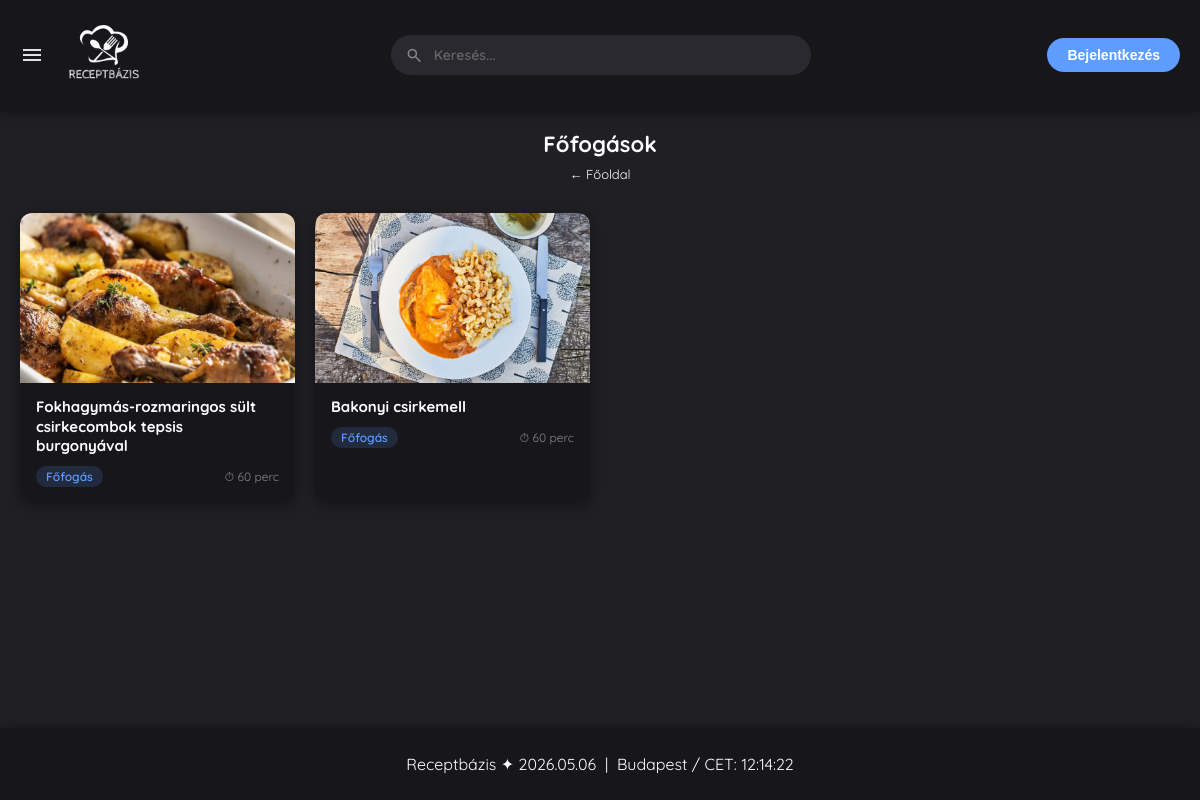
Page /home.php?kategoria=Főfogás on the committed database.
### tables this page shows
CREATE TABLE `receptek` (
  `id` int(11) NOT NULL,
  `felhasznalo_id` int(11) NOT NULL,
  `cim` varchar(150) NOT NULL,
  `leiras` text NOT NULL,
  `hozzavalok` text NOT NULL,
  `elkeszitesi_ido` int(11) DEFAULT NULL,
  `letrehozva` timestamp NOT NULL DEFAULT current_timestamp(),
  `kategoria` varchar(50) NOT NULL,
  `indexkep` varchar(255) DEFAULT NULL,
  `receptkep` varchar(255) DEFAULT NULL,
  `youtube_link` varchar(255) DEFAULT NULL
);

### home.php (the view, shortened to what this page needs)
<!DOCTYPE html>
<html lang="hu">
<head>
    <link rel="stylesheet" href="style.css">
</head>
<body>
<?php include 'header.php'; ?>
<?php include 'footer.php'; ?>
<?php include 'adatkapcsolat.php'; ?>
<?php
$kategoria = trim($_GET['kategoria'] ?? '');
if ($kategoria) {
    $stmt = $conn->prepare("SELECT id, cim, kategoria, elkeszitesi_ido, indexkep FROM receptek WHERE kategoria = ? ORDER BY letrehozva DESC");
    $stmt->bind_param("s", $kategoria);
    $stmt->execute();
    $receptek = $stmt->get_result()->fetch_all(MYSQLI_ASSOC);
} else {
    $eredmeny = $conn->query("SELECT id, cim, kategoria, elkeszitesi_ido, indexkep FROM receptek ORDER BY RAND() LIMIT 8");
    $receptek = $eredmeny->fetch_all(MYSQLI_ASSOC);
}
$kategoriaFeliratok = [
    'Reggeli'  => 'Reggelik',
    'Leves'    => 'Levesek',
    'Főfogás'  => 'Főfogások',
    'Saláta'   => 'Saláták / Vegán',
    'Desszert' => 'Desszertek',
    'Ital'     => 'Italok',
];
$oldalCim = $kategoria ? ($kategoriaFeliratok[$kategoria] ?? $kategoria) : 'Ajánlásaink';
?>
<div class="receptek-szekció">
    <div class="szekció-fejléc">
        <h2><?= htmlspecialchars($oldalCim) ?></h2>
        <?php if ($kategoria): ?>
            <a href="home.php" style="font-size:13px; color:#fff; text-decoration:none;">← Főoldal</a>
        <?php endif; ?>
    </div>
    <?php if (count($receptek) > 0): ?>
        <div class="recept-racs">
            <?php foreach ($receptek as $r): ?>
                <a href="recept.php?id=<?= $r['id'] ?>" class="recept-kartya">
                    <?php if (!empty($r['indexkep']) && file_exists($r['indexkep'])): ?>
                        <img src="<?= htmlspecialchars($r['indexkep']) ?>"
                             alt="<?= htmlspecialchars($r['cim']) ?>"
                             class="recept-boritokep">
                    <?php else: ?>
                        <div class="kep-helyettesito">🍴</div>
                    <?php endif; ?>
                    <div class="kartya-adatok">
                        <p class="kartya-cim"><?= htmlspecialchars($r['cim']) ?></p>
                        <div class="kartya-meta">
                            <span class="kat-jelveny"><?= htmlspecialchars($r['kategoria']) ?></span>
                            <?php if (!empty($r['elkeszitesi_ido'])): ?>
                                <span class="ido-szoveg">⏱ <?= $r['elkeszitesi_ido'] ?> perc</span>
                            <?php endif; ?>
                        </div>
                    </div>
                </a>
            <?php endforeach; ?>
        </div>
    <?php endif; ?>
</div>
<video autoplay muted loop id="videohatter">
    <source src="img/hatter.mp4" type="video/mp4">
</video>
</body>
</html>

### style.css (style rules this page uses)
body, html { margin: 0; padding: 0; width: 100%; height: 100%; overflow-x: hidden; font-family: 'Quicksand', sans-serif; }
#videohatter { position: fixed; right: 0; bottom: 0; min-width: 100%; min-height: 100%; z-index: -1; object-fit: cover; }
body.sotettema { background-color: #201F24; color: #ffffff; }

### home.php (style rules this page uses)
.receptek-szekció { max-width: 1200px; margin: 130px auto 80px auto; padding: 0 20px; }
.szekció-fejléc { text-align: center; margin-bottom: 30px; }
.szekció-fejléc h2 { font-size: 22px; font-weight: 700; margin: 0 0 5px 0; }
.recept-racs { display: grid; grid-template-columns: repeat(auto-fill, minmax(250px, 1fr)); gap: 20px; }
.recept-kartya { border-radius: 12px; overflow: hidden; text-decoration: none; display: flex; flex-direction: column; transition: transform 0.2s ease, box-shadow 0.2s ease; }
body.sotettema .recept-kartya { background-color: #17161B; box-shadow: 0 4px 15px rgba(0,0,0,0.4); color: #fff; }
.recept-boritokep { width: 100%; height: 170px; object-fit: cover; display: block; }
.kartya-adatok { padding: 14px 16px; flex: 1; display: flex; flex-direction: column; gap: 6px; }
.kartya-cim { font-size: 15px; font-weight: 700; margin: 0; line-height: 1.3; }
.kartya-meta { display: flex; align-items: center; justify-content: space-between; font-size: 12px; margin-top: 4px; }
.kat-jelveny { background-color: rgba(94,156,255,0.15); color: #5e9cff; padding: 3px 10px; border-radius: 20px; font-weight: 600; }
.ido-szoveg { color: #888; }

### rows in the picture
receptek: indexkep (picture), cim "Fokhagymás-rozmaringos sült csirkecombok tepsis burgonyával", kategoria "Főfogás", elkeszitesi_ido "60"
receptek: indexkep (picture), cim "Bakonyi csirkemell", kategoria "Főfogás", elkeszitesi_ido "60"

### other values in the picture
$oldalCim "Főfogások"
